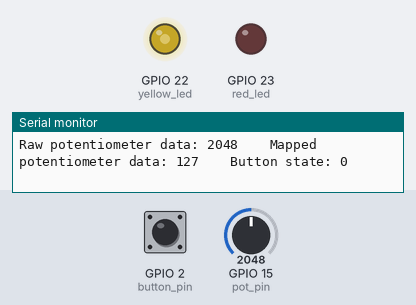
The sketch below on a simulated ESP32. Shown: output pins drawn as LEDs (lit = HIGH), the last lines printed to the serial monitor. The test bench sets the inputs (shaded band); at power-on: GPIO 15 (pot_pin) = 2048, GPIO 2 (button_pin) LOW.

Above: at 1.2 s.
1.3 s: GPIO 15 (pot_pin) set to 2866
At 2.5 s:
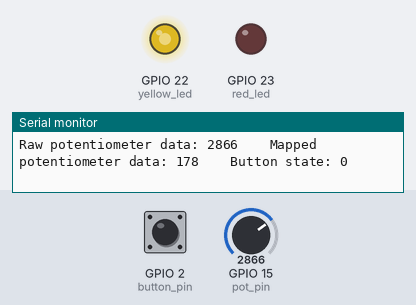
2.8 s: GPIO 2 (button_pin) pulled HIGH for 0.15 s
At 2.94 s:
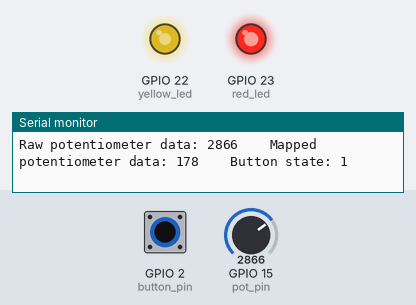
4.5 s: GPIO 15 (pot_pin) set to 3603
At 5.5 s:
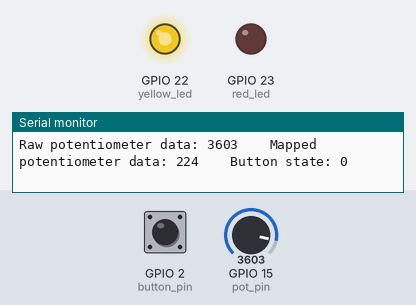
6.0 s: GPIO 2 (button_pin) pulled HIGH for 1 s
At 6.8 s:
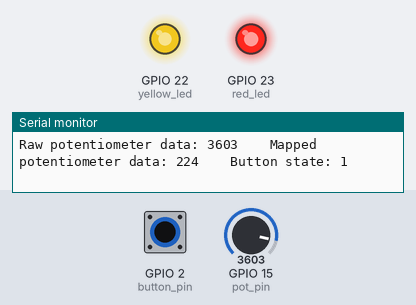
8.6 s: GPIO 15 (pot_pin) set to 491
At 9.5 s:
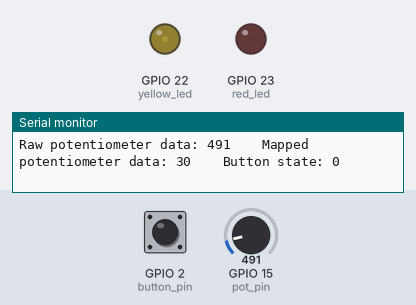
10.1 s: GPIO 2 (button_pin) pulled HIGH for 0.15 s
At 10.24 s:
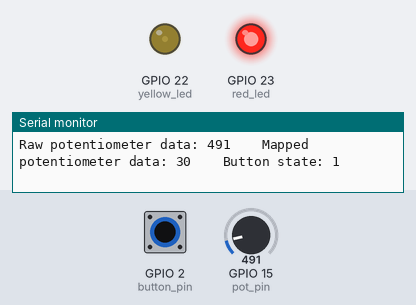
Timing chart, 0 to 12.8 s (numbered marks = the images above; inputs shaded):
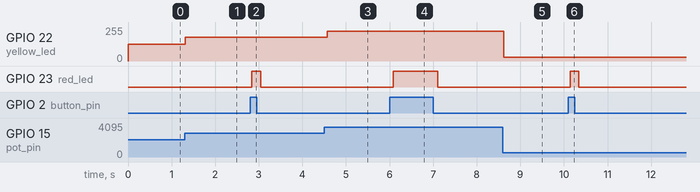

Measured:
- after the input at 1.3 s, GPIO 22 (yellow_led): 127/255 → 178/255 at once
- after the input at 2.8 s, GPIO 23 (red_led): LOW → HIGH at once, → LOW 0.20 s later
- after the input at 4.5 s, GPIO 22 (yellow_led): 178/255 → 224/255 after 0.07 s
- after the input at 6.0 s, GPIO 23 (red_led): LOW → HIGH after 0.09 s, → LOW 1.0 s later
- after the input at 8.6 s, GPIO 22 (yellow_led): 224/255 → 30/255 at once
- after the input at 10.1 s, GPIO 23 (red_led): LOW → HIGH at once, → LOW 0.20 s later

The sketch:

digital_analog_reads.ino
```cpp
// digital_analog_reads
#define pot_pin 15  // Defining where the pins are connected
#define button_pin 2
#define yellow_led 22
#define red_led 23

void setup() {
  Serial.begin(115200);  // Initialize serial communication at 115200 bits per second
  pinMode(pot_pin, INPUT);  // Pin assignments for all the GPIOs used
  pinMode(button_pin, INPUT);
  pinMode(yellow_led, OUTPUT);
  pinMode(red_led, OUTPUT);
}

void loop() {
  if(digitalRead(button_pin) == 1)  // Set the LED state to whatever is the button state
    digitalWrite(red_led, HIGH);
  else
    digitalWrite(red_led, LOW);

  int pot_value = analogRead(pot_pin);  // This contains our raw analog value. It ranges from (0,4095), 12-bits

  // The analogWrite function takes values in the range (0,255), 8-bits. Hence we have to tranform the raw data
  // The syntax of the map function is,
  // mapped_value = map(input, input_lower_bound, input_upper_bound, output_lower_bound, output_upper_bound)
  int y_led_brightness = map(pot_value, 0, 4095, 0, 255);

  analogWrite(yellow_led, y_led_brightness);  // We output the mapped value to the pin

  Serial.print("Raw potentiometer data: "); // Print some useful information
  Serial.print(pot_value);
  Serial.print("\t\t");
  Serial.print("Mapped potentiometer data: ");
  Serial.print(y_led_brightness);
  Serial.print("\t\t");
  Serial.print("Button state: ");
  Serial.println(digitalRead(button_pin));

  delay(100); // We don't want to flood the computer with messages
}
```
